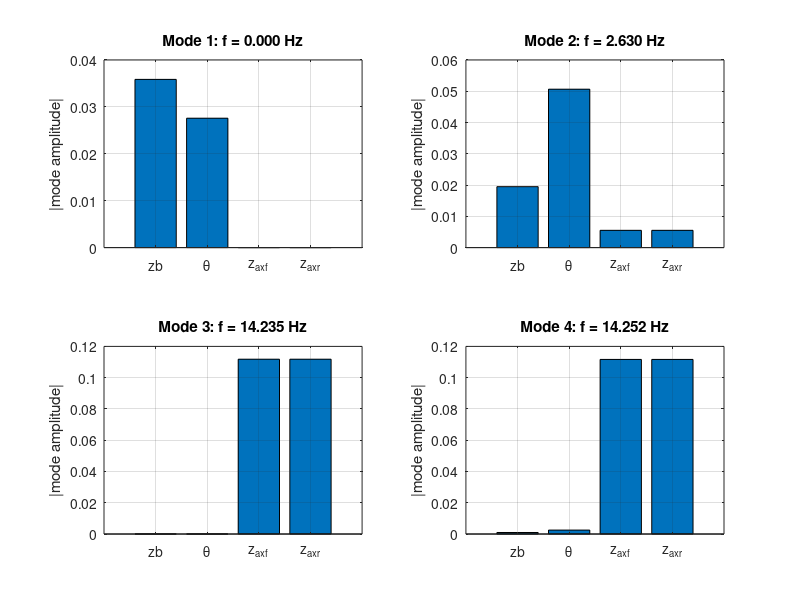

Reproduce this figure in MATLAB. (Note: this script raises an error after producing the figure.)
%% half_car_master.m
% Modular half-car master script
% Sections: eigenvalue analysis, base sim, speed sweep, q1..q4 plotting
clc; clear; close all;

%% ====================== 1. FLAGS (toggle sections) ======================
run_eigen       = true;   % eig analysis of linearised 4-DOF model
run_baseSim     = true;   % single simulation at base speed (50 km/h)
run_speedSweep  = true;   % multi-speed comparison (overlay)
run_qVariables  = true;   % q1..q4 formatted plots

%% ====================== 2. COMMON PARAMETERS ============================
% Mass / inertia
M   = 600;        % sprung mass (half-car) [kg]
J   = 300;        % pitch inertia [kg*m^2]
mf  = 40;         % front unsprung mass [kg]
mr  = 40;         % rear unsprung mass [kg]

% Stiffness & damping (tuned / as requested)
kf  = 2.0e4;      % front suspension stiffness [N/m]
kr  = 2.0e4;      % rear suspension stiffness [N/m]
cf  = 1000;       % front damping [N*s/m]
cr  = 1000;       % rear damping [N*s/m]

ktf = 3.0e5;      % front tyre stiffness [N/m]
ktr = 3.0e5;      % rear tyre stiffness [N/m]

% Geometry & gravity
lf  = 1.3;        % CoM to front axle [m]
lr  = 1.3;        % CoM to rear axle [m]
g   = 9.81;       % gravity [m/s^2]

% Road bump (user confirmed)
D0  = 0;          % start of bump [m]
W   = 20;         % bump width [m]
H   = 1;          % bump height [m]  <-- user choice

% Time discretization
dt    = 0.001;    % time step [s]
t_end = 5;        % simulation duration [s]
t     = 0:dt:t_end;
N     = length(t);

% Base speed (km/h -> m/s)
v_base_kmph = 50;
v_base = v_base_kmph / 3.6;

% Speeds for sweep (km/h)
speeds_kmph = [50, 100, 120, 160];

%% ====================== 3. EIGENVALUE ANALYSIS ==========================
if run_eigen
    fprintf('\n--- Eigenvalue analysis (4-DOF linearised) ---\n');
    % Map parameters into the simplified linear stiffness mapping used earlier
    K = (kf + kr)/2;        % representative suspension stiffness (assume symmetric)
    Kt = (ktf + ktr)/2;     % representative tyre stiffness
    L_half = lf;            % mapping used previously (lf=lr=1.3)
    
    % Mass matrix (4 DOF: [zb, theta, zaxf, zaxr] mapping to [M, J, m, m])
    M_mat = [M     0     0   0;
             0     J     0   0;
             0     0     mf  0;
             0     0     0   mr];
    
    % Stiffness mapping consistent with earlier snippet
    % (the mapping uses K and geometric coupling via L_half)
    K_mat = [2*K       2*K*L_half   -K        -K;
             2*K*L_half 2*K*L_half^2 -K*L_half -K*L_half;
             -K       -K*L_half    K + Kt    0;
             -K       -K*L_half    0         K + Kt];
    
    % Solve generalised eigenvalue problem
    [phi, lambda] = eig(K_mat, M_mat);
    lambda_vec = diag(lambda);
    
    % Remove (or keep) tiny/negative numerical noise
    lambda_vec(lambda_vec < 0) = 0;
    
    omega = sqrt(lambda_vec);       % rad/s
    freq_hz = omega / (2*pi);       % Hz
    
    disp('Natural Frequencies (Hz):');
    disp(freq_hz);
    disp('Mode shapes (columns correspond to eigenvectors):');
    disp(phi);
    
    % Quick plot of mode participation (scaled)
    figure('Name','Eigen Modes','NumberTitle','off');
    for k = 1:size(phi,2)
        subplot(2,2,k);
        bar(abs(phi(:,k)));
        xticklabels({'zb','\theta','z_{axf}','z_{axr}'});
        ylabel('|mode amplitude|');
        title(sprintf('Mode %d: f = %.3f Hz', k, freq_hz(k)));
        grid on;
    end
end

%% ====================== 4. BASE SIMULATION (single speed) ==============
if run_baseSim
    fprintf('\n--- Base simulation at %d km/h ---\n', v_base_kmph);
    
    % Initialize state vector x = [zb; zb_dot; theta; theta_dot; zf; zf_dot; zr; zr_dot]
    x = zeros(8, N);
    
    % Road inputs for base speed
    x_vehicle = v_base * t;
    zrf = roadInput(x_vehicle, D0, W, H);
    zrr = roadInput(x_vehicle - (lf + lr), D0, W, H);
    
    % Time stepping (forward Euler)
    for i = 1:N-1
        dx = halfcarEoM(x(:,i), M, J, mf, mr, kf, kr, cf, cr, ktf, ktr, lf, lr, zrf(i), zrr(i));
        x(:,i+1) = x(:,i) + dx * dt;
    end
    
    % Extract signals for plotting
    zb   = x(1,:);    theta = x(3,:);
    zaxf = x(5,:);    zaxr = x(7,:);
    rel_front = zaxf - zrf;
    rel_rear  = zaxr - zrr;
    
    % Plot results (compact)
    figure('Name','Base Simulation (single speed)','NumberTitle','off');
    subplot(4,1,1);
    plot(t, zrf, 'r--', t, zrr, 'b--'); hold on;
    ylabel('Road elevation [m]');
    legend('Front road input','Rear road input');
    title(sprintf('Road Inputs at %d km/h (H=%.2f m)', v_base_kmph, H));
    grid on;
    
    subplot(4,1,2);
    plot(t, zb); ylabel('Body heave z_b [m]'); grid on;
    
    subplot(4,1,3);
    plot(t, theta*180/pi); ylabel('Pitch \theta [deg]'); grid on;
    
    subplot(4,1,4);
    plot(t, rel_front, 'r', t, rel_rear, 'b'); ylabel('Suspension deflection [m]');
    legend('Front deflection','Rear deflection');
    xlabel('Time [s]'); grid on;
end

%% ====================== 5. SPEED SWEEP (overlay comparisons) ============
if run_speedSweep
    fprintf('\n--- Speed sweep: %s km/h ---\n', num2str(speeds_kmph));
    % Prepare figure
    figure('Name','Speed sweep (overlay)','NumberTitle','off','Units','normalized','Position',[0.1 0.1 0.7 0.7]);
    
    % We'll overlay body heave and front deflection as examples
    subplot(2,1,1); hold on; grid on; title('Body heave: speed comparison'); ylabel('z_b [m]');
    subplot(2,1,2); hold on; grid on; title('Front suspension deflection: speed comparison'); ylabel('Front deflection [m]');
    
    legends_heave = cell(1,length(speeds_kmph));
    legends_front = cell(1,length(speeds_kmph));
    for idx = 1:length(speeds_kmph)
        vk = speeds_kmph(idx);
        v_ms = vk/3.6;
        
        % simulate
        x = zeros(8,N);
        x_vehicle = v_ms * t;
        zrf = roadInput(x_vehicle, D0, W, H);
        zrr = roadInput(x_vehicle - (lf + lr), D0, W, H);
        for i = 1:N-1
            dx = halfcarEoM(x(:,i), M, J, mf, mr, kf, kr, cf, cr, ktf, ktr, lf, lr, zrf(i), zrr(i));
            x(:,i+1) = x(:,i) + dx * dt;
        end
        
        zb = x(1,:);
        zaxf = x(5,:);
        rel_front = zaxf - zrf;
        
        % plot
        subplot(2,1,1);
        plot(t, zb);
        subplot(2,1,2);
        plot(t, rel_front);
        
        legends_heave{idx} = sprintf('v = %d km/h', vk);
        legends_front{idx} = sprintf('v = %d km/h', vk);
    end
    
    subplot(2,1,1);
    legend(legends_heave,'Location','best'); xlabel('Time [s]');
    subplot(2,1,2);
    legend(legends_front,'Location','best'); xlabel('Time [s]');
end

%% ====================== 6. q1..q4 formatted visualization ==============
if run_qVariables
    fprintf('\n--- q1..q4 formatted run (base speed) ---\n');
    % run at base speed
    x = zeros(8,N);
    x_vehicle = v_base * t;
    zrf = roadInput(x_vehicle, D0, W, H);
    zrr = roadInput(x_vehicle - (lf + lr), D0, W, H);
    for i = 1:N-1
        dx = halfcarEoM(x(:,i), M, J, mf, mr, kf, kr, cf, cr, ktf, ktr, lf, lr, zrf(i), zrr(i));
        x(:,i+1) = x(:,i) + dx * dt;
    end
    
    % Map q variables
    q1 = x(1,:); q1d = x(2,:);
    q2 = x(3,:); q2d = x(4,:);
    q3 = x(5,:); q3d = x(6,:);
    q4 = x(7,:); q4d = x(8,:);
    rel_front = q3 - zrf; rel_rear = q4 - zrr;
    
    % Plot grid layout 4x2
    figure('Name','q1..q4 layout','NumberTitle','off','Units','normalized','Position',[0.05 0.05 0.85 0.85]);
    sgtitle('Half-Car: q1..q4 displacements and velocities (base speed)');
    subplot(4,2,1); plot(t, q1, 'b'); ylabel('q1 (zb) [m]'); grid on;
    subplot(4,2,2); plot(t, q1d, 'b'); ylabel('q1d [m/s]'); grid on;
    subplot(4,2,3); plot(t, q2*180/pi, 'r'); ylabel('q2 (\theta) [deg]'); grid on;
    subplot(4,2,4); plot(t, q2d*180/pi, 'r'); ylabel('\theta_{dot} [deg/s]'); grid on;
    subplot(4,2,5); plot(t, q3, 'y'); ylabel('q3 (z_{axf}) [m]'); grid on;
    subplot(4,2,6); plot(t, q3d, 'y'); ylabel('q3d [m/s]'); grid on;
    subplot(4,2,7); plot(t, q4, 'm'); ylabel('q4 (z_{axr}) [m]'); grid on;
    subplot(4,2,8); plot(t, q4d, 'm'); ylabel('q4d [m/s]'); xlabel('Time [s]'); grid on;
    
    % Optional figure for road & relative defs
    figure('Name','Road and relative deflections','NumberTitle','off');
    subplot(3,1,1);
    plot(t, zrf, 'r--', t, zrr, 'b--'); ylabel('Road input [m]'); legend('Front input','Rear input'); grid on;
    subplot(3,1,2); plot(t, rel_front); ylabel('Front suspension deflection [m]'); grid on;
    subplot(3,1,3); plot(t, rel_rear); ylabel('Rear suspension deflection [m]'); xlabel('Time [s]'); grid on;
end

%% ====================== 7. HELPER FUNCTIONS ============================
function dx = halfcarEoM(x, M, J, mf, mr, kf, kr, cf, cr, ktf, ktr, lf, lr, zrf, zrr)
    % State vector: x = [zb; zb_dot; th; th_dot; zf; zf_dot; zr; zr_dot]
    zb = x(1); zb_dot = x(2);
    th = x(3); th_dot = x(4);
    zf = x(5); zf_dot = x(6);
    zr = x(7); zr_dot = x(8);
    % Relative motions
    delta_f = (zb + lf*th - zf);
    delta_r = (zb - lr*th - zr);
    delta_f_dot = (zb_dot + lf*th_dot - zf_dot);
    delta_r_dot = (zb_dot - lr*th_dot - zr_dot);
    % Forces (spring + damper)
    Fs_f = kf*delta_f + cf*delta_f_dot;
    Fs_r = kr*delta_r + cr*delta_r_dot;
    % Tyre forces (no tensile tyre force / simple linear)
    Ft_f = ktf * (zf - zrf);
    Ft_r = ktr * (zr - zrr);
    % Equations of Motion
    zb_ddot = (-Fs_f - Fs_r) / M;
    th_ddot = (-lf*Fs_f + lr*Fs_r) / J;
    zf_ddot = (Fs_f - Ft_f) / mf;
    zr_ddot = (Fs_r - Ft_r) / mr;
    dx = [zb_dot; zb_ddot; th_dot; th_ddot; zf_dot; zf_ddot; zr_dot; zr_ddot];
end

function z = STEP(d, d1, z1, d2, z2)
    % Smooth cubic step function between (d1,z1) and (d2,z2)
    if d <= d1
        z = z1;
    elseif d >= d2
        z = z2;
    else
        alpha = (d - d1) / (d2 - d1);
        z = z1 + (z2 - z1) * (alpha^2 * (3 - 2*alpha));
    end
end

function q = roadInput(d, D0, W, H)
    % Generates smooth bump: rises then falls using two STEP segments
    q = zeros(size(d));
    for ii = 1:length(d)
        q(ii) = STEP(d(ii), D0, 0, D0 + W/2, H) + STEP(d(ii), D0 + W/2, H, D0 + W, 0);
    end
end
